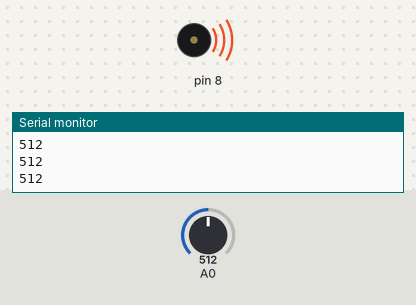
The sketch below on a simulated Arduino Uno, built with avr-gcc and run on an emulated ATmega328P. On the bench: buzzer (waves = sounding), the last lines printed to the serial monitor. The inputs (shaded band) are chosen by the test bench; at power-on: A0 = 512.

Above: at 1.2 s.
1.3 s: A0 set to 11
At 2.1 s:
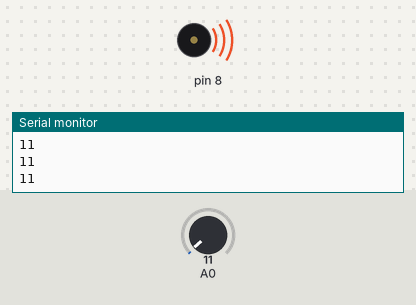
2.8 s: A0 set to 8
At 3.4 s:
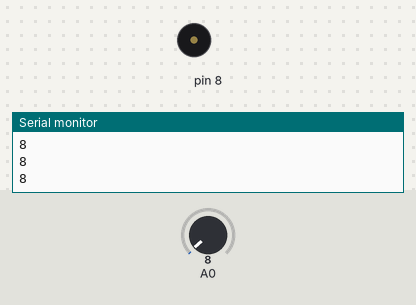
4.3 s: A0 set to 122
At 4.6 s:
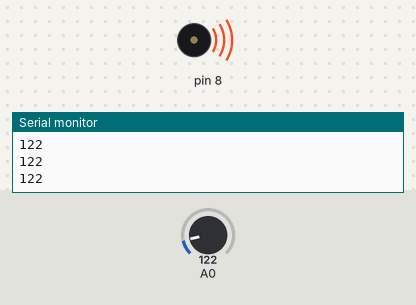
5.8 s: A0 set to 0
At 6.9 s:
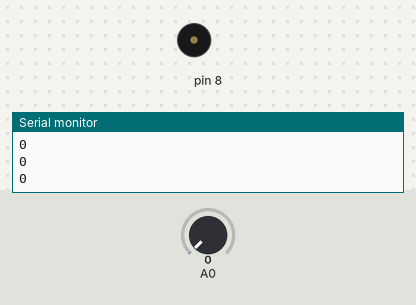
Timing chart, 0 to 8.3 s (numbered marks = the images above; inputs shaded):
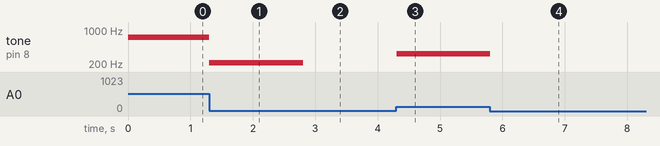

Measured:
- the behaviour switches between 10 and 9 on A0 (found by bisection; images 1 and 2)
- after the input at 1.3 s, tone on pin 8: 712 Hz → 211 Hz at once
- after the input at 2.8 s, tone on pin 8: 211 Hz → silent at once
- after the input at 4.3 s, tone on pin 8: silent → 322 Hz at once
- after the input at 5.8 s, tone on pin 8: 322 Hz → silent at once

The sketch:

Trombone_electronic.ino
```cpp
void setup() {
  // put your setup code here, to run once
  pinMode(8, OUTPUT);
  Serial.begin(9600);
}

void loop() {
  // put your main code here, to run repeatedly:
  int val = analogRead(0);
  Serial.println(val);

  if(val < 10){
    noTone(8);
  }
  else{
  tone(8, val+200);
  }
}
```
